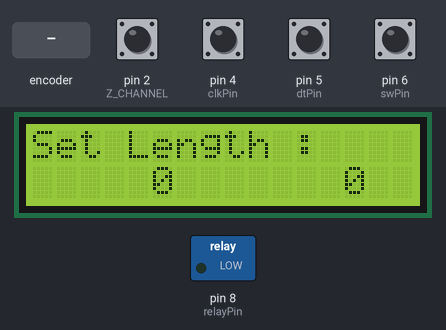
Bench run of a sketch on a simulated Arduino Uno, built with avr-gcc and run on an emulated ATmega328P. Parts: 16×2 character LCD, switched loads named in the sketch (green lamp = pin HIGH). The inputs (shaded band) are chosen by the test bench; at power-on: pin 2 (Z_CHANNEL), pin 4 (clkPin), pin 5 (dtPin), pin 6 (swPin) HIGH.

Above: at 3.2 s.
3.3 s: pin 6 (swPin) pulled LOW for 0.15 s
At 4.1 s:
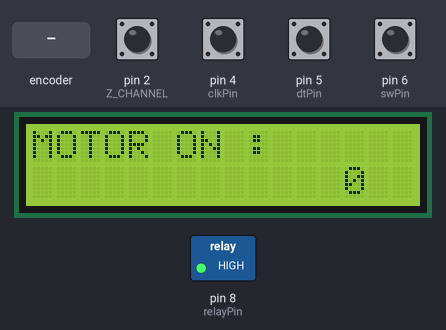
5.1 s: pin 6 (swPin) pulled LOW for 1 s
At 7.2 s:
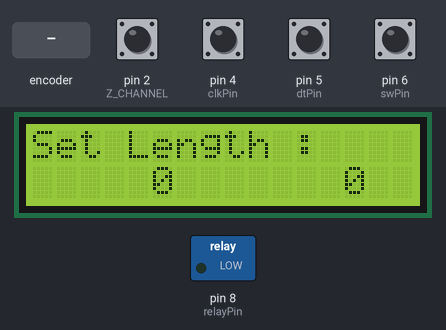
7.7 s: rotary encoder on pin 4 (clkPin) / pin 5 (dtPin) turned 1 step (first pin leading)
At 8.7 s:
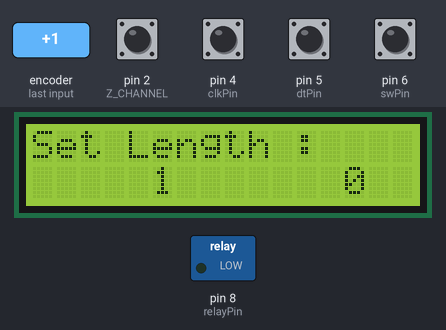
9.4 s: rotary encoder on pin 4 (clkPin) / pin 5 (dtPin) turned 1 step (first pin leading)
At 9.8 s:
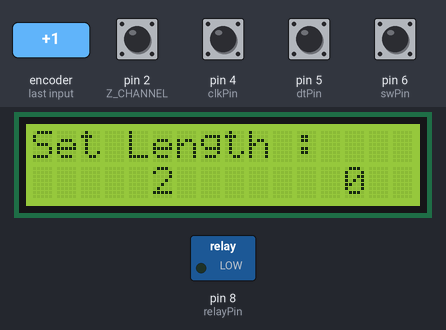
12.6 s: pin 6 (swPin) pulled LOW for 3.2 s
At 17.1 s:
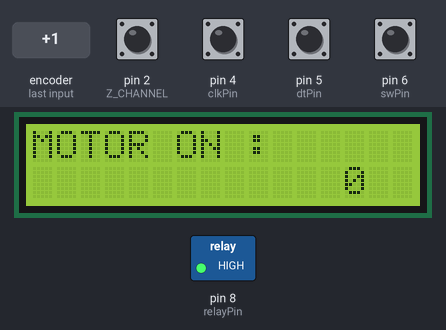
17.4 s: pin 6 (swPin) pulled LOW for 3.2 s
At 21.4 s:
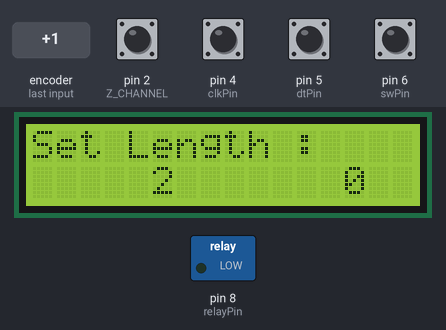
Timing chart, 0 to 22.9 s (numbered marks = the images above; inputs shaded):
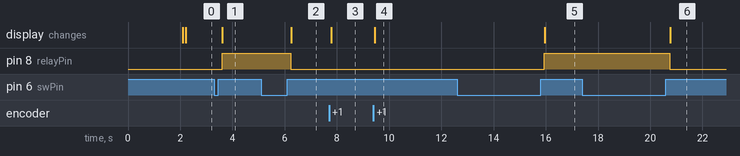

The sketch:

R.M.v.1.ino
```cpp
#include <Wire.h>
#include <LiquidCrystal_I2C.h>
LiquidCrystal_I2C lcd(0x27,16,2);  // set the LCD

//address to 0x27 for a 16 chars and 2 line display

// Rotary Encoder Control

const int clkPin= 4; //the clk attach to pin2

const int dtPin= 5; //the dt attach to pin3

const int swPin= 6 ;//the number of the button

int encoderVal = 0;

const int relayPin = 8;// Connected to relay (LED)
int val = 0; // push value from pin 4
int MotorON = 0;//light status
int pushed = 0;//push status encoder sw

// Rotary Encoder Measure

volatile unsigned int  Z_CHANNEL = 2 ;
volatile unsigned int channel_Z = 0;  //Assign a value to the token bit

volatile bool pulses = false;

void setup() {
//Serial.begin(9600); // initialize serial communications at 9600 bps
 lcd.begin();  // initialize the lcd
  // Print a message to the LCD.
  lcd.backlight();
  lcd.print("DOORNBOS");
  lcd.setCursor(5,1);
  lcd.print("EQUIPMENT");
  delay(2000);
  lcd.clear();
  lcd.setCursor(0,0);
  lcd.print("Set Length :");
  //set clkPin,dePin,swPin as INPUT
  pinMode(clkPin, INPUT);
  pinMode(dtPin, INPUT);
  pinMode(swPin, INPUT_PULLUP);
  pinMode(relayPin, OUTPUT);
  digitalWrite(relayPin, LOW);// keep the load OFF at the begining. If you wanted to be ON, change the HIGH to LOW

 // ENCODER MEASURE

  pinMode(Z_CHANNEL, INPUT_PULLUP);

  attachInterrupt(digitalPinToInterrupt( Z_CHANNEL), interrupt, RISING); //Interrupt trigger mode: RISING

  pulses = false;
}

void loop()
{
  pulses = false;

  int change = getEncoderTurn();
  encoderVal = encoderVal + change;

  val = digitalRead(swPin);// read the push button value

  if(val == HIGH && MotorON == LOW)
  {

    pushed = 1-pushed;
    delay(100);
  }

  MotorON = val;

      if(pushed == HIGH){
        digitalWrite(relayPin, LOW);
        lcd.clear();
        lcd.setCursor(0,0);
        lcd.print("Set Length :");
        lcd.setCursor(5,1);
        lcd.print(encoderVal);
        lcd.setCursor(13,1);
        lcd.print(channel_Z) ;
  }

      if (pushed == LOW){
        digitalWrite(relayPin, HIGH);
        lcd.clear();
        lcd.setCursor(0,0);
        lcd.print("MOTOR ON :");
        lcd.setCursor(13,1);
        lcd.print(channel_Z);


        if (0 < channel_Z &&  channel_Z >= encoderVal/2 )
       {
            digitalWrite(relayPin, LOW);
             lcd.clear();
             lcd.setCursor(0,0);
             lcd.print("MOTOR OFF :");
             delay(500);
             channel_Z = 0;
             val = 0 ;
             pushed = HIGH ;
       }


}


   delay(100);

}


int getEncoderTurn(void)
{
  static int oldA = HIGH; //set the oldA as HIGH
  static int oldB = HIGH; //set the oldB as HIGH
  int result = 0;
  int newA = digitalRead(dtPin);//read the value of clkPin to newA
  int newB = digitalRead(clkPin);//read the value of dtPin to newB
  if (newA != oldA || newB != oldB) //if the value of clkPin or the dtPin has changed
  {
    // something has changed
    if (oldA == HIGH && newA == LOW)
    {
      result = (oldB * 2 - 1);
    }
  }
  oldA = newA;
  oldB = newB;
  return result;
}


void interrupt()// Interrupt function
{ int i;
  i = digitalRead( Z_CHANNEL);
  if (i == 0)
    channel_Z ++;
return channel_Z ;


}
```

Measured:
- after the input at 3.3 s, pin 8 (relayPin): LOW → HIGH after 0.30 s; the display: changes after 0.32 s (image 1)
- after the input at 5.1 s, pin 8 (relayPin): HIGH → LOW after 1.1 s; the display: changes after 1.1 s (image 2)
- after the input at 7.7 s, the display: changes after 0.09 s (image 3)
- after the input at 9.4 s, the display: changes after 0.05 s (image 4)
- after the input at 12.6 s, pin 8 (relayPin): LOW → HIGH after 3.3 s; the display: changes after 3.4 s (image 5)
- after the input at 17.4 s, pin 8 (relayPin): HIGH → LOW after 3.3 s; the display: changes after 3.4 s (image 6)
